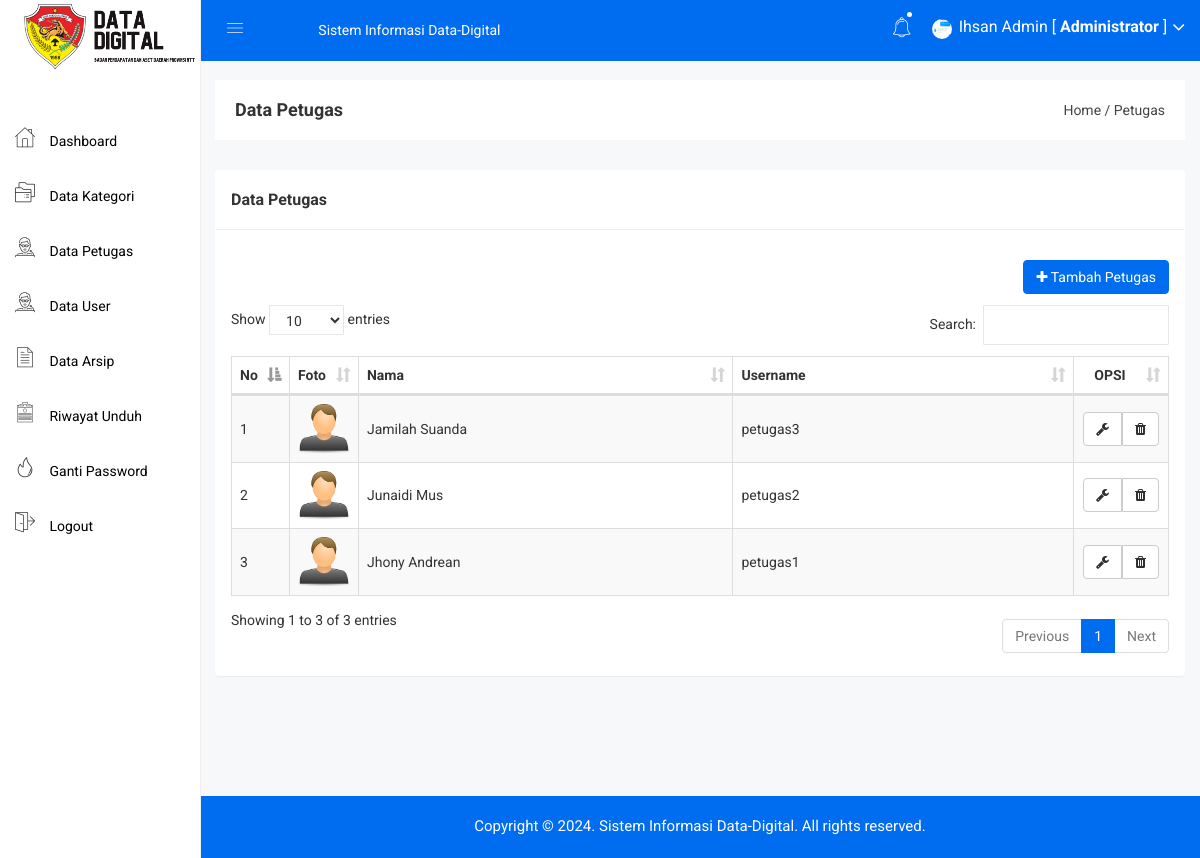
The app's page /admin/petugas.php (signed in) with its own data.
### tables this page shows
CREATE TABLE IF NOT EXISTS `petugas` (
  `petugas_id` int(11) NOT NULL AUTO_INCREMENT,
  `petugas_nama` varchar(255) NOT NULL,
  `petugas_username` varchar(255) NOT NULL,
  `petugas_password` varchar(255) NOT NULL,
  `petugas_foto` varchar(255) NOT NULL,
  PRIMARY KEY (`petugas_id`)
);

### admin/petugas.php (the view)
<?php include 'header.php'; ?>
<div class="breadcome-area">
    <div class="container-fluid">
        <div class="row">
            <div class="col-lg-12 col-md-12 col-sm-12 col-xs-12">
                <div class="breadcome-list">
                    <div class="row">
                        <div class="col-lg-6 col-md-6 col-sm-6 col-xs-12">
                            <div class="breadcome-heading">
                                <h4 style="margin-bottom: 0px">Data Petugas</h4>
                            </div>
                        </div>
                        <div class="col-lg-6 col-md-6 col-sm-6 col-xs-12">
                            <ul class="breadcome-menu" style="padding-top: 0px">
                                <li><a href="#">Home</a> <span class="bread-slash">/</span></li>
                                <li><span class="bread-blod">Petugas</span></li>
                            </ul>
                        </div>
                    </div>
                </div>
            </div>
        </div>
    </div>
</div>
<div class="container-fluid">
    <div class="panel panel">
        <div class="panel-heading">
            <h3 class="panel-title">Data Petugas</h3>
        </div>
        <div class="panel-body">
            <div class="pull-right">
                <a href="petugas_tambah.php" class="btn btn-primary"><i class="fa fa-plus"></i> Tambah Petugas</a>
            </div>
            <br>
            <br>
            <br>
            <table id="table" class="table table-bordered table-striped table-hover table-datatable">
                <thead>
                    <tr>
                        <th width="1%">No</th>
                        <th width="5%">Foto</th>
                        <th>Nama</th>
                        <th>Username</th>
                        <th class="text-center" width="10%">OPSI</th>
                    </tr>
                </thead>
                <tbody>
                    <?php
                    include '../koneksi.php';
                    $no = 1;
                    $petugas = mysqli_query($koneksi,"SELECT * FROM petugas ORDER BY petugas_id DESC");
                    while($p = mysqli_fetch_array($petugas)){
                        ?>
                        <tr>
                            <td><?php echo $no++; ?></td>
                            <td>
                                <?php
                                if($p['petugas_foto'] == ""){
                                    ?>
                                    <img class="img-user" src="../gambar/sistem/user.png">
                                    <?php
                                }else{
                                    ?>
                                    <img class="img-user" src="../gambar/petugas/<?php echo $p['petugas_foto']; ?>">
                                    <?php
                                }
                                ?>
                            </td>
                            <td><?php echo $p['petugas_nama'] ?></td>
                            <td><?php echo $p['petugas_username'] ?></td>
                            <td class="text-center">
                                <div class="btn-group">
                                    <a href="petugas_edit.php?id=<?php echo $p['petugas_id']; ?>" class="btn btn-default"><i class="fa fa-wrench"></i></a>
                                    <a href="petugas_hapus.php?id=<?php echo $p['petugas_id']; ?>" class="btn btn-default"><i class="fa fa-trash"></i></a>
                                </div>
                            </td>
                        </tr>
                        <?php
                    }
                    ?>
                </tbody>
            </table>
        </div>
    </div>
</div>
<?php include 'footer.php'; ?>

### admin/header.php (shortened to what this page needs)
<!doctype html>
<html>
<head>
    <link rel="stylesheet" href="../assets/css/bootstrap.min.css">
    <link rel="stylesheet" href="../assets/css/font-awesome.min.css">
    <link rel="stylesheet" href="../assets/css/owl.carousel.css">
    <link rel="stylesheet" href="../assets/css/owl.theme.css">
    <link rel="stylesheet" href="../assets/css/owl.transitions.css">
    <link rel="stylesheet" href="../assets/css/animate.css">
    <link rel="stylesheet" href="../assets/css/normalize.css">
    <link rel="stylesheet" href="../assets/css/meanmenu.min.css">
    <link rel="stylesheet" href="../assets/css/main.css">
    <link rel="stylesheet" href="../assets/css/educate-custon-icon.css">
    <link rel="stylesheet" href="../assets/css/morrisjs/morris.css">
    <link rel="stylesheet" href="../assets/css/scrollbar/jquery.mCustomScrollbar.min.css">
    <link rel="stylesheet" href="../assets/css/metisMenu/metisMenu.min.css">
    <link rel="stylesheet" href="../assets/css/metisMenu/metisMenu-vertical.css">
    <link rel="stylesheet" href="../assets/css/calendar/fullcalendar.min.css">
    <link rel="stylesheet" href="../assets/css/calendar/fullcalendar.print.min.css">
    <link rel="stylesheet" href="../assets/style.css">
    <link rel="stylesheet" href="../assets/css/responsive.css">
    <link rel="stylesheet" href="../assets/css/style.css">
    <link rel="stylesheet" type="text/css" href="../assets/js/DataTables/datatables.css">
    <?php
    include '../koneksi.php';
    ?>
</head>
<body>
    <div class="left-sidebar-pro">
        <nav id="sidebar" class="">
            <div class="sidebar-header">
                <a href="index.html"><img class="main-logo" src="../assets/img/logo/logo4.png" alt="" /></a>
            </div>
            <div class="left-custom-menu-adp-wrap comment-scrollbar">
                <nav class="sidebar-nav left-sidebar-menu-pro" style="margin-top: 30px">
                    <ul class="metismenu" id="menu1">
                        <li class="active">
                            <a href="index.php">
                                <span class="educate-icon educate-home icon-wrap"></span>
                                <span class="mini-click-non">Dashboard</span>
                            </a>
                        </li>
                        <li>
                            <a href="kategori.php" aria-expanded="false"><span class="educate-icon educate-course icon-wrap sub-icon-mg" aria-hidden="true"></span> <span class="mini-click-non">Data Kategori</span></a>
                        </li>
                        <li>
                            <a href="petugas.php" aria-expanded="false"><span class="educate-icon educate-professor icon-wrap sub-icon-mg" aria-hidden="true"></span> <span class="mini-click-non">Data Petugas</span></a>
                        </li>
                        <li>
                            <a href="user.php" aria-expanded="false"><span class="educate-icon educate-professor icon-wrap sub-icon-mg" aria-hidden="true"></span> <span class="mini-click-non">Data User</span></a>
                        </li>
                        <li>
                            <a href="arsip.php" aria-expanded="false"><span class="educate-icon educate-data-table icon-wrap sub-icon-mg" aria-hidden="true"></span> <span class="mini-click-non">Data Arsip</span></a>
                        </li>
                        <li>
                            <a href="riwayat.php" aria-expanded="false"><span class="educate-icon educate-form icon-wrap sub-icon-mg" aria-hidden="true"></span> <span class="mini-click-non">Riwayat Unduh</span></a>
                        </li>
                        <li>
                            <a href="gantipassword.php" aria-expanded="false"><span class="educate-icon educate-danger icon-wrap sub-icon-mg" aria-hidden="true"></span> <span class="mini-click-non">Ganti Password</span></a>
                        </li>
                        <li>
                            <a href="logout.php" aria-expanded="false"><span class="educate-icon educate-pages icon-wrap sub-icon-mg" aria-hidden="true"></span> <span class="mini-click-non">Logout</span></a>
                        </li>
                    </ul>
                </nav>
            </div>
        </nav>
    </div>
    <div class="all-content-wrapper">
        <div class="container-fluid">
            <div class="row">
                <div class="col-lg-12 col-md-12 col-sm-12 col-xs-12">
                    <div class="logo-pro">
                        <a href="index.html"><img class="main-logo" src="../assets/img/logo/logo.png" alt="" /></a>
                    </div>
                </div>
            </div>
        </div>
        <div class="header-advance-area">
            <div class="header-top-area">
                <div class="container-fluid">
                    <div class="row">
                        <div class="col-lg-12 col-md-12 col-sm-12 col-xs-12">
                            <div class="header-top-wraper">
                                <div class="row">
                                    <div class="col-lg-1 col-md-0 col-sm-12 col-xs-12">
                                        <div class="menu-switcher-pro">
                                            <button type="button" id="sidebarCollapse" class="btn bar-button-pro header-drl-controller-btn btn-info navbar-btn">
                                                <i class="educate-icon educate-nav"></i>
                                            </button>
                                        </div>
                                    </div>
                                    <div class="col-lg-5 col-md-6 col-sm-12 col-xs-12">
                                        <div class="header-top-menu tabl-d-n">
                                            <ul class="nav navbar-nav mai-top-nav">
                                                <li class="nav-item"><a href="#" class="nav-link">Sistem Informasi Data-Digital</a></li>
                                            </ul>
                                        </div>
                                    </div>
                                    <div class="col-lg-6 col-md-6 col-sm-12 col-xs-12">
                                        <div class="header-right-info">
                                            <ul class="nav navbar-nav mai-top-nav header-right-menu">
                                                <li class="nav-item">
                                                    <a href="#" data-toggle="dropdown" role="button" aria-expanded="false" class="nav-link dropdown-toggle"><i class="educate-icon educate-bell" aria-hidden="true"></i><span class="indicator-nt"></span></a>
                                            </li>
                                            <li class="nav-item">
                                                <a href="#" data-toggle="dropdown" role="button" aria-expanded="false" class="nav-link dropdown-toggle">
                                                    <?php
                                                    $id_admin = $_SESSION['id'];
                                                    $profil = mysqli_query($koneksi,"select * from admin where admin_id='$id_admin'");
                                                    $profil = mysqli_fetch_assoc($profil);
                                                    if($profil['admin_foto'] == ""){
                                                      ?>
                                                      <img src="../gambar/sistem/user.png" style="width: 20px;height: 20px">
                                                  <?php }else{ ?>
                                                    <img src="../gambar/admin/<?php echo $profil['admin_foto'] ?>" style="width: 20px;height: 20px">
                                                <?php } ?>
                                                <span class="admin-name"><?php echo $_SESSION['nama']; ?> [ <b>Administrator</b> ]</span>
                                                <i class="fa fa-angle-down edu-icon edu-down-arrow"></i>
                                            </a>
                                        </li>
                                    </ul>
                                </div>
                            </div>
                        </div>
                    </div>
                </div>
            </div>
        </div>
    </div>
</div>

### assets/css/main.css (style rules this page uses)
html { color: #222; font-size: 1em; line-height: 1.4; }
audio, canvas, iframe, img, svg, video { vertical-align: middle; }

### assets/css/metisMenu/metisMenu-vertical.css (style rules this page uses)
.sidebar-nav { background: #fff; }
.sidebar-nav ul { padding: 0; margin: 0; list-style: none; background: #f5f5f5; }
.sidebar-nav .metismenu { background: #fff; display: -webkit-box; display: -ms-flexbox; display: flex; -webkit-box-orient: vertical; -webkit-box-direction: normal; -ms-flex-direction: column; flex-direction: column; }
.sidebar-nav .metismenu li + li { margin-top: 5px; }
.sidebar-nav .metismenu li:last-child { margin-bottom: 5px; }
.sidebar-nav .metismenu > li { display: -webkit-box; display: -ms-flexbox; display: flex; -webkit-box-orient: vertical; -webkit-box-direction: normal; -ms-flex-direction: column; flex-direction: column; position: relative; }
.sidebar-nav .metismenu a { position: relative; display: block; padding: 13px 15px; color: #444; outline-width: 0; transition: all .3s ease-out; font-size:16px; font-weight:400; }
.sidebar-nav .metismenu li .icon-wrap { margin-right:5px; font-size:20px; color:#303030; }
.sidebar-nav .metismenu li .sub-icon-mg { margin-right:5px; font-size:16px; }

### assets/css/style.css (style rules this page uses)
.img-user { width: 100px; }
table .btn { margin: 0px !important; }
.btn-primary { background: #006df0; color: white !important; border: 1px solid #006df0; }
.panel-heading { padding: 20px 15px; border-bottom: 1px solid #ececec; }
.sidebar-nav .metismenu a { position: relative; display: block; padding: 13px 15px; color: #000; outline-width: 0; transition: all .3s ease-out; font-size: 14px; font-weight: 400; }
.sidebar-nav .metismenu a > .icon-wrap { font-size: 20px; margin-right: 11px; }
#sidebar { border-right: 1px solid #eee; }
.all-content-wrapper { min-height: 500px; }
td { vertical-align: middle !important; }

### assets/js/DataTables/datatables.css (style rules this page uses)
table.dataTable { clear: both; margin-top: 6px !important; margin-bottom: 6px !important; max-width: none !important; border-collapse: separate !important; }
table.dataTable td, table.dataTable th { -webkit-box-sizing: content-box; box-sizing: content-box; }
table.dataTable thead > tr > th.sorting_asc, table.dataTable thead > tr > th.sorting_desc, table.dataTable thead > tr > th.sorting, table.dataTable thead > tr > td.sorting_asc, table.dataTable thead > tr > td.sorting_desc, table.dataTable thead > tr > td.sorting { padding-right: 30px; }
table.dataTable thead .sorting, table.dataTable thead .sorting_asc, table.dataTable thead .sorting_desc, table.dataTable thead .sorting_asc_disabled, table.dataTable thead .sorting_desc_disabled { cursor: pointer; position: relative; }
table.dataTable thead .sorting:after, table.dataTable thead .sorting_asc:after, table.dataTable thead .sorting_desc:after, table.dataTable thead .sorting_asc_disabled:after, table.dataTable thead .sorting_desc_disabled:after { position: absolute; bottom: 8px; right: 8px; display: block; font-family: 'Glyphicons Halflings'; opacity: 0.5; }
table.dataTable thead .sorting:after { opacity: 0.2; content: "\e150"; }
table.dataTable thead .sorting_asc:after { content: "\e155"; }
table.table-bordered.dataTable th, table.table-bordered.dataTable td { border-left-width: 0; }
table.table-bordered.dataTable th:last-child, table.table-bordered.dataTable th:last-child, table.table-bordered.dataTable td:last-child, table.table-bordered.dataTable td:last-child { border-right-width: 0; }
table.table-bordered.dataTable tbody th, table.table-bordered.dataTable tbody td { border-bottom-width: 0; }

### records on screen
petugas: petugas_nama "Jamilah Suanda", petugas_username "petugas3"
petugas: petugas_nama "Junaidi Mus", petugas_username "petugas2"
petugas: petugas_nama "Jhony Andrean", petugas_username "petugas1"

### other values on screen
$_SESSION['nama'] "Ihsan Admin"
